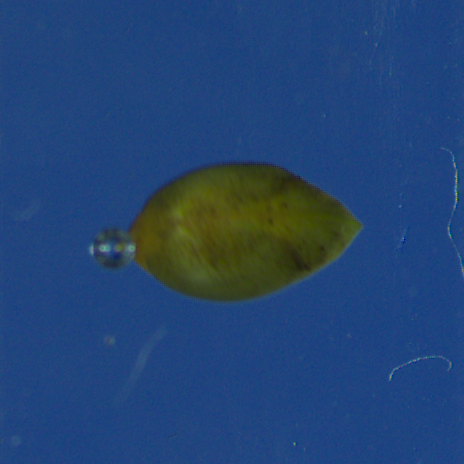
#> input picture 4/actual/assets/2_Sphaer 2021_1_2021_06_03-11-22-54-852.PNG, 464 x 464 px
$ python intro.py
#> lines starting #> are read from the running program, lines starting #| are printed output that depends on the picture
#!/usr/bin/env python3

from PIL import Image


image = Image.open('../assets/2_Sphaer 2021_1_2021_06_03-11-22-54-852.PNG')
#> image is the input picture: PIL image 464x464 RGB; mean R, G, B 35.3, 68.5, 114.6
print(image.size)
#| (464, 464)
print(image.filename)
#| ../assets/2_Sphaer 2021_1_2021_06_03-11-22-54-852.PNG
print(image.format)
#| PNG
image.transpose(Image.Transpose.FLIP_LEFT_RIGHT)
image.transpose(Image.Transpose.ROTATE_90)
img_rotated = image.rotate(30)
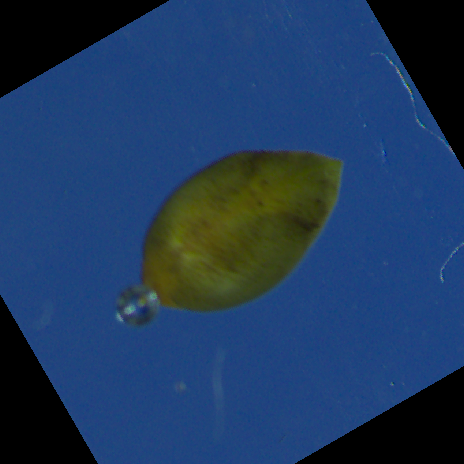
#> img_rotated: PIL image 464x464 RGB; mean R, G, B 30.5, 57.9, 95
# img_rotated.save('img_rotated-sphaer.jpg', 'JPEG')
img_rotated.show()

$ run again, with 4/actual/assets/1_Gammar 2021_1_2021_06_03-13-19-23-879.PNG copied over 4/actual/assets/2_Sphaer 2021_1_2021_06_03-11-22-54-852.PNG
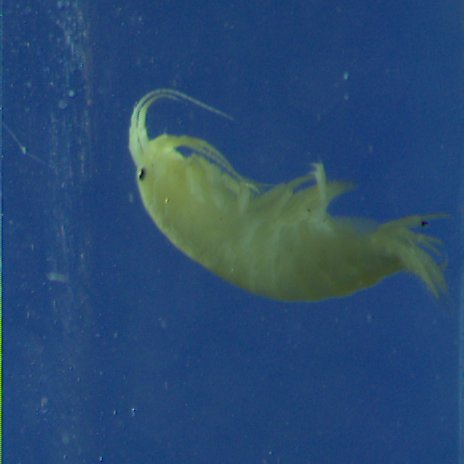
#> input picture 4/actual/assets/1_Gammar 2021_1_2021_06_03-13-19-23-879.PNG, 464 x 464 px
#> image is the input picture: PIL image 464x464 RGB; mean R, G, B 40.7, 74.5, 113.3
#| (464, 464)
#| ../assets/2_Sphaer 2021_1_2021_06_03-11-22-54-852.PNG
#| PNG
#> `img_rotated = image.rotate(30)`:
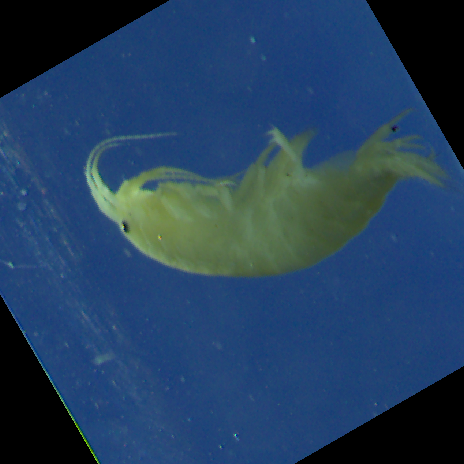
#> img_rotated: PIL image 464x464 RGB; mean R, G, B 35.4, 63.6, 94.7

$ run again, with 4/actual/assets/1_Limniu 2021_1_2021_06_02-13-08-37-958.PNG copied over 4/actual/assets/2_Sphaer 2021_1_2021_06_03-11-22-54-852.PNG
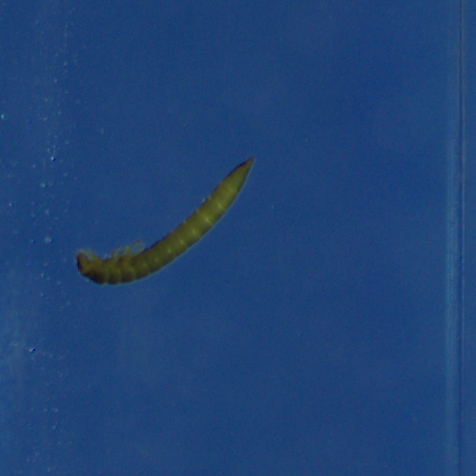
#> input picture 4/actual/assets/1_Limniu 2021_1_2021_06_02-13-08-37-958.PNG, 476 x 476 px
#> image is the input picture: PIL image 476x476 RGB; mean R, G, B 31.9, 67, 116.8
#| (476, 476)
#| ../assets/2_Sphaer 2021_1_2021_06_03-11-22-54-852.PNG
#| PNG
#> `img_rotated = image.rotate(30)`:
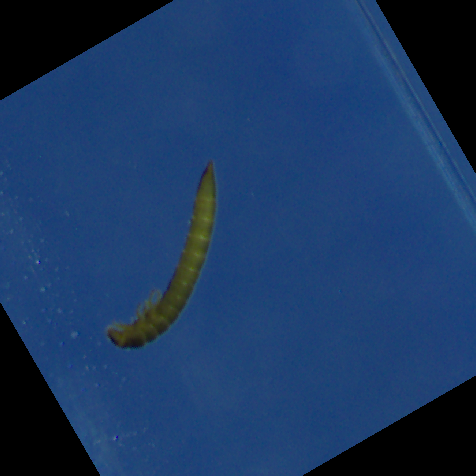
#> img_rotated: PIL image 476x476 RGB; mean R, G, B 26.9, 56.4, 98.2
